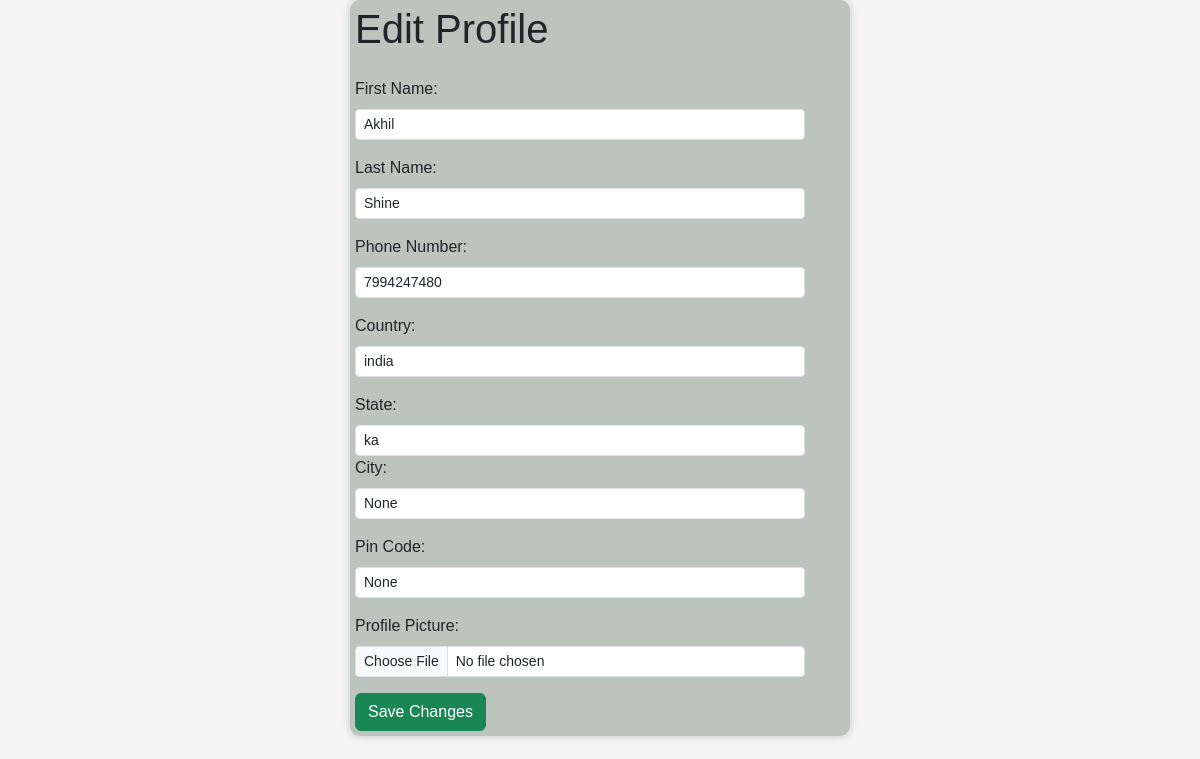
Before: /edit_profile.html/ (signed in) with the older database file.
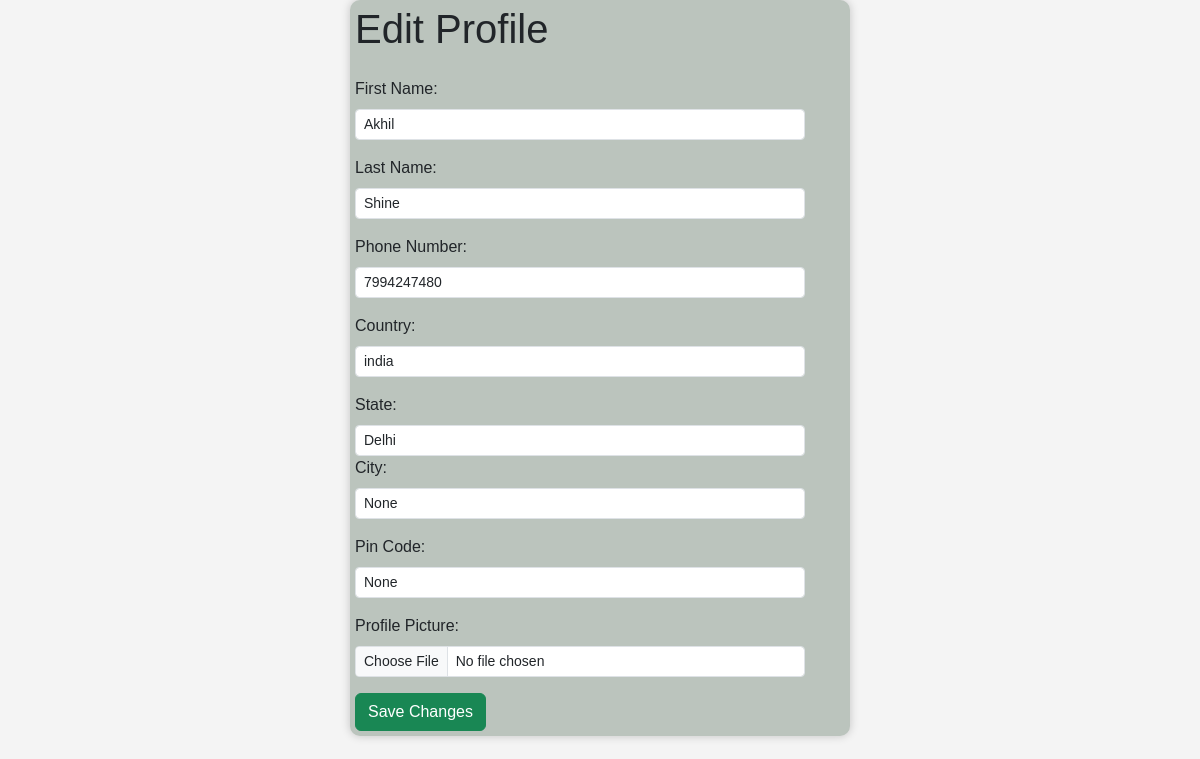
After: the same page with the newer database file.
### StepGuideApp/models.py (models this page shows, shortened)
class UserProfile(models.Model):
    user = models.OneToOneField(CustomUser, on_delete=models.CASCADE, blank=True, null=True)
    profile_pic=models.FileField(upload_to='profile_pic/',blank=True,null=True)
    country = models.CharField(max_length=15, blank=True, null=True)
    state = models.CharField(max_length=15, blank=True, null=True)
    city = models.CharField(max_length=15, blank=True, null=True)
    pin_code = models.CharField(max_length=6, blank=True, null=True)
    created_at = models.DateTimeField(auto_now_add=True)
    modified_at = models.DateTimeField(auto_now=True)

### StepGuideApp/views.py (the view, shortened to what this page needs)
# urls.py: path('edit_profile.html/',views.edit_profile,name='edit_profile'),
def edit_profile(request):
    user = request.user
    user_profile = UserProfile.objects.get(user=user)
    context = {
        'user': user,
        'user_profile': user_profile,
    }
    return render(request, 'edit_profile.html',context)

### template/edit_profile.html (shortened to what this page needs)
{% load static %}
<!DOCTYPE html>
<html lang="en">
<head>
    <link href="https://cdn.jsdelivr.net/npm/bootstrap@5.3.1/dist/css/bootstrap.min.css" rel="stylesheet">
</head>
<body>
    <div class="container">
        <h1 class="mb-4">Edit Profile</h1>
        <form method="post" enctype="multipart/form-data">
            <div class="mb-3">
                <label for="first_name" class="form-label">First Name:</label>
                <input type="text" class="form-control form-control-sm" name="first_name" value="{{ user.first_name }}" required>
            </div>
            <div class="mb-3">
                <label for="last_name" class="form-label">Last Name:</label>
                <input type="text" class="form-control form-control-sm" name="last_name" value="{{ user.last_name }}" required>
            </div>
            <div class="mb-3">
                <label for="phone_no" class="form-label">Phone Number:</label>
                <input type="text" class="form-control form-control-sm" name="phone_no" value="{{ user.phone_no }}" required>
            </div>
            <div class="mb-3">
                <label for="country" class="form-label">Country:</label>
                <input type="text" class="form-control form-control-sm" name="country" value="{{ user_profile.country }}">
            </div>
            <div class="mb-3">
                <label for="state" class="form-label">State:</label>
                <input type="text" class="form-control form-control-sm" name="state" value="{{ user_profile.state }}">
                                <label for="city" class="form-label">City:</label>
                <input type="text" class="form-control form-control-sm" name="city" value="{{ user_profile.city }}">
            </div>
            <div class="mb-3">
                <label for="pin_code" class="form-label">Pin Code:</label>
                <input type="text" class="form-control form-control-sm" name="pin_code" value="{{ user_profile.pin_code }}">
            </div>
            <div class="mb-3">
                <label for="profile_pic" class="form-label">Profile Picture:</label>
                <input type="file" class="form-control form-control-sm" name="profile_pic">
            </div>
            <button type="submit" class="btn btn-success">Save Changes</button>
        </form>
    </div>
</body>
</html>

Changed rows visible on the page:
changed UserProfile "india": state "ka" → "Delhi"
